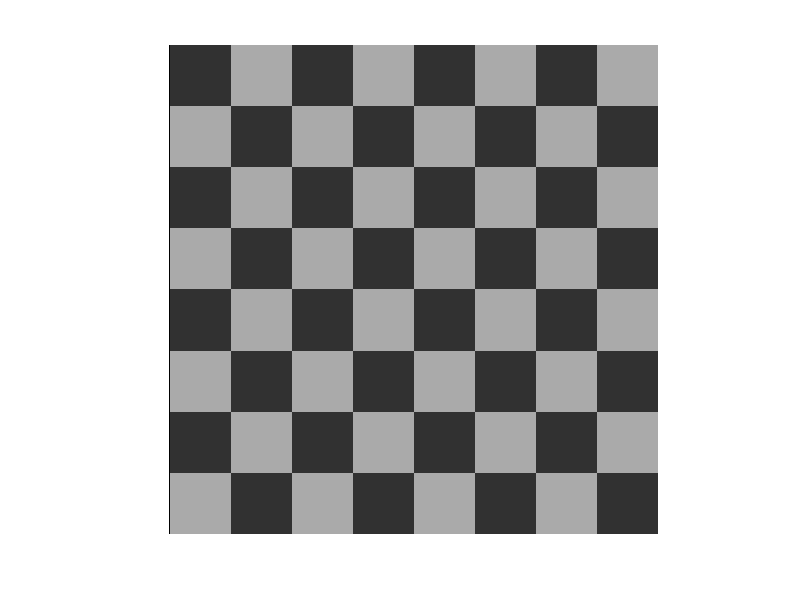
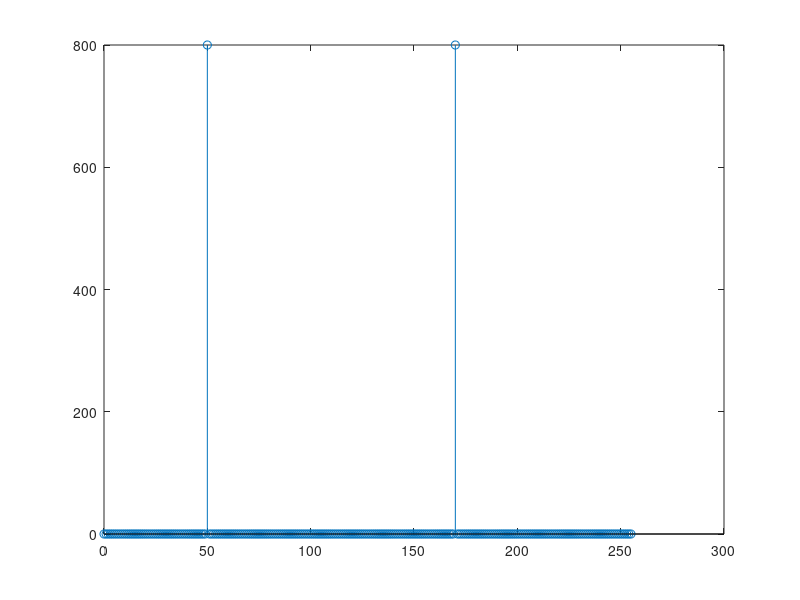

Source code (MATLAB) for these figures, in order: (Note: this script raises an error after producing the figures.)
white=uint8(ones(5,5)*170);
black=uint8(ones(5,5)*50);
f=0;
myimage=uint8(zeros(40,40));
for i=1:8
  for j=1:8
    if(f==0)
      f=1
      myimage((i-1)*5+1:i*5,(j-1)*5+1:j*5)=black;
     else
      f=0
      myimage((i-1)*5+1:i*5,(j-1)*5+1:j*5)=white;
    endif
   endfor
   f=1-f;
endfor

imshow(myimage);
hist=imhist(myimage);

figure
stem(0:255,hist);
n=mygaus(35,20,myimage);
y=imhist(n);
figure
  stem(0:255,y);
  figure
  imshow(n)
  k=5;
  n=myexpo(k,n);
y=imhist(n);
figure
  stem(0:255,y);
  figure
  imshow(n)